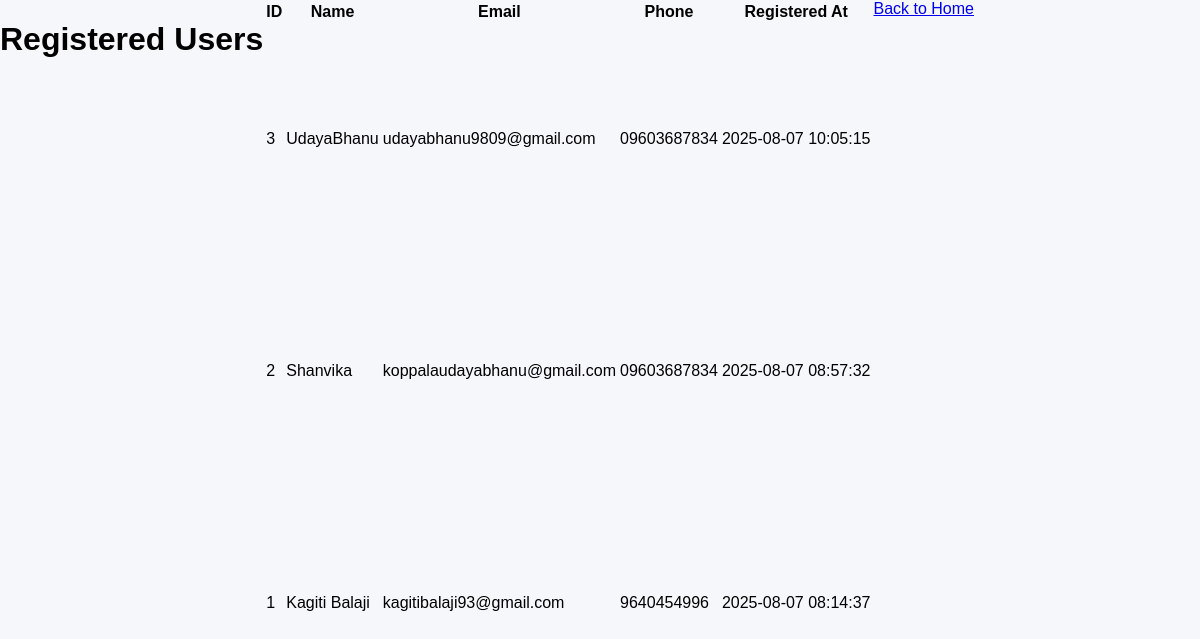
Page /admin/registrations on the committed database.
### app/models.py (models this page shows)
class User(Base):
    __tablename__ = "users"
    id = Column(Integer, primary_key=True, index=True)
    name = Column(String)
    email = Column(String, unique=True)
    phone = Column(String)
    created_at = Column(DateTime(timezone=True), server_default=func.now())

### app/main.py (the view)
@app.get("/admin/registrations", response_class=HTMLResponse)
async def view_registrations(request: Request, db: Session = Depends(get_db)):
    users = db.query(models.User).order_by(models.User.created_at.desc()).all()
    return templates.TemplateResponse("admin.html", {
        "request": request,
        "users": users
    })

### app/templates/admin.html (shortened to what this page needs)
<!DOCTYPE html>
<html>
<head>
    <link rel="stylesheet" href="/static/style.css">
</head>
<body>
    <div class="container">
        <h1>Registered Users</h1>
        <table class="user-table">
            <thead>
                <tr>
                    <th>ID</th>
                    <th>Name</th>
                    <th>Email</th>
                    <th>Phone</th>
                    <th>Registered At</th>
                </tr>
            </thead>
            <tbody>
                {% for user in users %}
                <tr>
                    <td>{{ user.id }}</td>
                    <td>{{ user.name }}</td>
                    <td>{{ user.email }}</td>
                    <td>{{ user.phone }}</td>
                    <td>{{ user.created_at }}</td>
                </tr>
                {% endfor %}
            </tbody>
        </table>
        <div class="actions">
            <a href="/" class="btn">Back to Home</a>
        </div>
    </div>
</body>
</html>

### static/style.css (style rules this page uses)
body { margin: 0; font-family: Arial, sans-serif; background: #f5f7fa; }
.container { display: flex; min-height: calc(100vh - 80px); }

### rows in the picture
User: id "3", name "UdayaBhanu", email "udayabhanu9809@gmail.com", phone "09603687834", created_at "2025-08-07 10:05:15"
User: id "2", name "Shanvika", email "koppalaudayabhanu@gmail.com", phone "09603687834", created_at "2025-08-07 08:57:32"
User: id "1", name "Kagiti Balaji", email "kagitibalaji93@gmail.com", phone "9640454996", created_at "2025-08-07 08:14:37"
